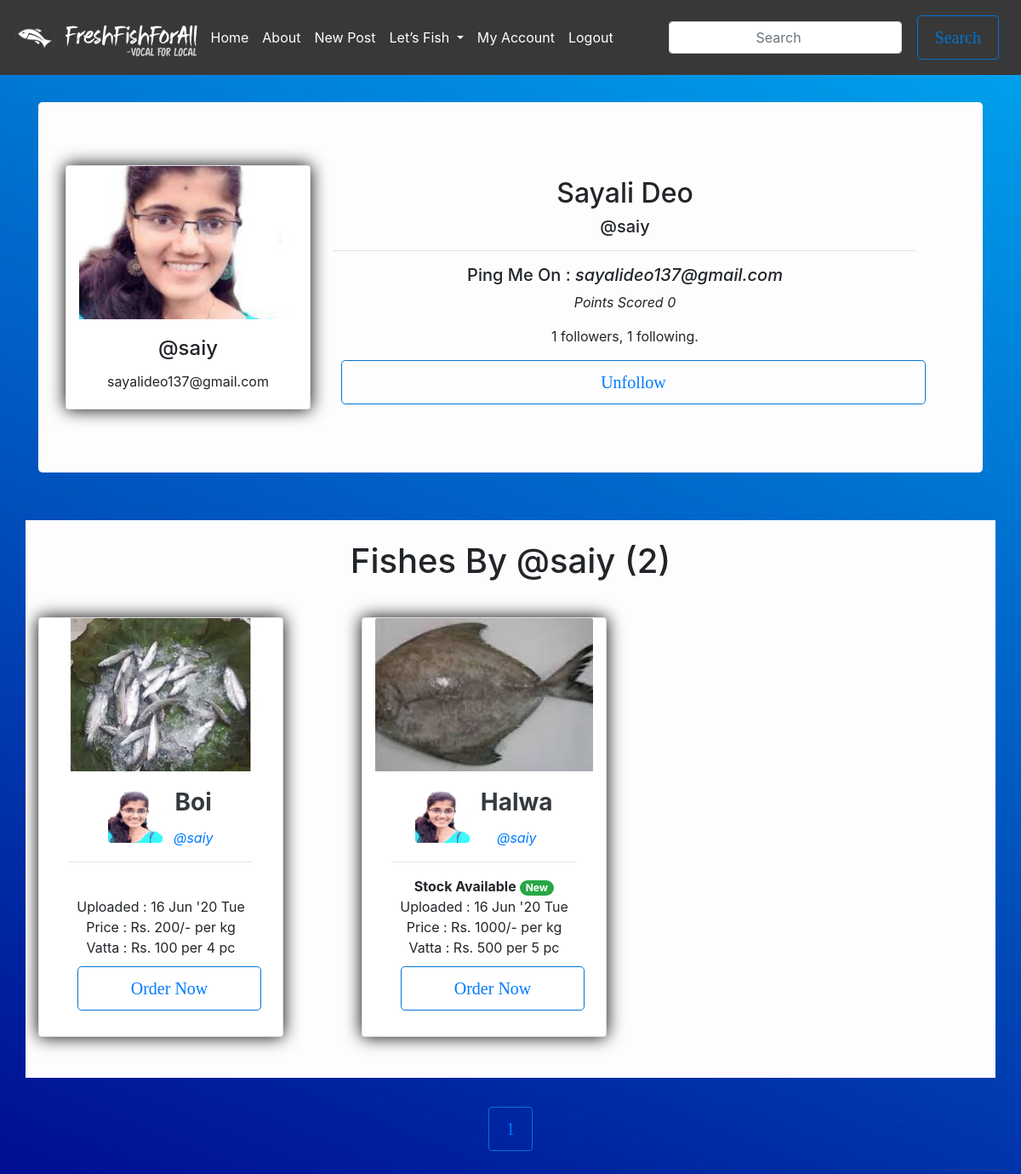
The page /user/saiy (signed in) on the database its author committed.
### flaskblog/models.py (models this page shows, shortened)
class User(db.Model, UserMixin):
    id            = db.Column(db.Integer, primary_key = True)
    username      = db.Column(db.String(20), unique=True, nullable=False)
    fullname      = db.Column(db.String(60))
    email         = db.Column(db.String(20), unique=True)
    address       = db.Column(db.String(120))
    image_file    = db.Column(db.String(20), nullable=False, default='default.jpg')
    password      = db.Column(db.String(60), nullable=False)
    points        = db.Column(db.Integer)
    posts         = db.relationship('Post', backref='post_author', lazy=True)
    fishes        = db.relationship('Fish', backref='fish_seller', lazy='dynamic')
    mycarousel    = db.relationship('Mycarousel', backref='author', lazy='dynamic')
    followed = db.relationship(
        'User', secondary=followers,
        primaryjoin=(followers.c.follower_id == id),
        secondaryjoin=(followers.c.followed_id == id),
        backref=db.backref('followers', lazy='dynamic'), lazy='dynamic')
    def is_following(self, user):
        return self.followed.filter(
            followers.c.followed_id == user.id).count() > 0

class Fish(db.Model):
    id          = db.Column(db.Integer, primary_key = True)
    name        = db.Column(db.String(20), nullable=False)
    upload_date = db.Column(db.DateTime, index=True, nullable=False, default=datetime.utcnow)
    image_file  = db.Column(db.String(20), nullable=False)
    price       = db.Column(db.Integer, nullable=False)
    unit        = db.Column(db.String(20), nullable=False) # kg,g
    size        = db.Column(db.String(20), nullable=False) #Small, Medium, Large
    pc_vatta    = db.Column(db.Integer)
    price_vatta = db.Column(db.Integer)
    isAvailable = db.Column(db.Boolean, nullable=False, default=False)
    orders      = db.relationship('Order', secondary=ords, backref=db.backref('fishes'), lazy='dynamic')
    seller_id   = db.Column(db.Integer, db.ForeignKey('user.id'), nullable=False)

### flaskblog/routes.py (the view)
@app.route('/user/<string:username>')
@login_required
def user_popup(username):
    form = EmptyForm()
    page = request.args.get('page', 1, type=int)
    user = User.query.filter_by(username=username).first_or_404()
    data = Fish.query.filter_by(fish_seller=user).order_by(Fish.upload_date.desc()).paginate(page=page, per_page=12)
    return render_template('user.html', user=user, form=form, data=data)

### flaskblog/forms.py
class EmptyForm(FlaskForm):
    submit = SubmitField('Submit')

### flaskblog/models.py (called while the page is built)
@login_manager.user_loader
def load_user(user_id):
    return User.query.get(int(user_id))

### flaskblog/templates/user.html (shortened to what this page needs)
{% extends "layout.html" %}
{% block content %}
<br><br>
<div class="container ">
  <div class="jumbotron bg">
    <div class="row">
      <div class="col-sm-3 col-md-3 col-lg-3" >
          <div class="card shadey" style="width: 18rem;">
              <img class="card-img-top" src="{{ url_for('static', filename='profile_pics/' + user.image_file) }}" alt="Myself">
              <div class="card-body">
                <h4 class="card-title">@{{ user.username }}</h4>
                <p class="card-text">{{ user.email }}</p>
              </div>
          </div>
      </div>
      <div class="col-sm-9 col-md-9 col-lg-9" >
        <div class="container">
          <div class="container">
            <div class="container">
              <br>
              <h2> {{ user.fullname }} </h2>
              <h5> @{{ user.username }}</h5>
              <hr>
              <h5>Ping Me On : <i> {{user.email}} </i></h5>
                  <p> <i> Points Scored {{ user.points }}</i> </p>
                  <p>{{ user.followers.count() }} followers, {{ user.followed.count() }} following.</p>
                  {% if user == current_user %}
                      <p><a href="{{ url_for('account') }}" class="btn btn-outline-primary btn-lg btn-block">Edit Profile</a></p>
                  {% else %}
                      <p>
                        <form action="{{ url_for('unfollow', username=user.username) }}" method="post">
                              {{ form.submit(value='Unfollow', class="btn btn-outline-primary btn-lg btn-block") }}
                       </form>
                      </p>
                  {% endif %}
            </div>
          </div>
        </div>
      </div>
    </div>
  </div>
</div>
<br>
<div class="container bg"><br>
    <h1>Fishes By @{{user.username}} ({{data.total}})</h1><br>
    <div class="row">
      {% for d in data.items %}
      <div class="col-lg-4">
        <div class="card shadey" style="width: 18rem;">
            <img class="card-img-top img-fluid" src="{{ url_for('static', filename='fish_pics/' + d.image_file) }}" alt="Card image cap" >
            <div class="card-body">
              <div style="display:inline-block; vertical-align:top " >
                <img src="{{ url_for('static', filename='profile_pics/' + d.fish_seller.image_file) }}" alt="64x64" class="mr-2 rounded" style="width: 64px; height: 64px;" data-holder-rendered="true">
              </div>
              <div style="display:inline-block">
                    <h3><strong class="d-block text-dark card-title">{{ d.name }}</strong></h3>
                <a href="{{ url_for('user_popup', username=user.username)}}"><i>@{{ d.fish_seller.username }}</i></a>
              </div>
              <hr>
              {% if d.isAvailable %}
                    <b>Stock Available <a href="#" class="badge badge-pill badge-success"> New</a></b> <br>
              {% else %}
                  <br>
              {% endif %}
              Uploaded : {{d.upload_date.strftime("%d") }} {{d.upload_date.strftime("%b") }} '{{ d.upload_date.strftime("%y")}} {{ d.upload_date.strftime("%a")}} <br>
              Price    : Rs. {{ d.price }}/- per {{ d.unit }} <br>
              Vatta    : Rs. {{d.price_vatta}} per {{d.pc_vatta}} pc <br>
              {% if current_user == d.fish_seller %}
                <br><br>
              {% else %}
                <a href="{{ url_for('new_order', buyername=current_user.username, sellername=d.fish_seller.username, fish=d.id)}}" class="btn btn-outline-primary btn-lg btn-block">Order Now</a>
              {% endif %}
            </div>
          </div><br>
      </div>
      {% endfor %}
    </div>
    <br>
</div>
<br>
{% for page_num in data.iter_pages(left_edge=1, right_edge=1, left_current=1, right_current=2) %}
      {% if page_num %}
        {% if data.page == page_num %}
          <a class='btn btn-outline-primary mb-4' href="{{url_for('all_fish', page=page_num)}}">{{page_num}}</a>
        {% else %}
          <a class='btn btn-outline-primary mb-4' href="{{url_for('all_fish', page=page_num)}}">{{page_num}}</a>
        {% endif %}
      {% endif %}
    {% endfor %}
{% endblock content %}

### flaskblog/static/main.css (style rules this page uses)
* { margin:0; padding:0; box-sizing: border-box; text-align: center; clear:left; }
body { justify-content: center; align-items: center; text-align: center; min-height: 100vh; clear:left; }
.card-img-top { width: 100%; height: 15vw; object-fit: cover; }
.shadey { margin-top: 10px; box-shadow: 0 0 20px black; padding:0 15px 0 15px; }
.bg { background-color: rgb(253, 253, 253) ; }
body { margin:0;height:2000px; }
.btn { border : 1px solid#0074d3; background: none; padding: 10px 20px; font-size: 20px; font-family: "montserrat"; cursor: pointer; margin: 10px; transition: 0.5s; position: relative; overflow:hidden; }
.btn::before { content:""; position: absolute; left: 0; width: 100%; height: 0%; background: #0074d3; z-index: -1; transition: 0.5s; }

### rows shown on the page
User: image_file (picture), username "saiy", email "sayalideo137@gmail.com", fullname "Sayali Deo", points "0"
Fish: image_file (picture), name "Boi", fish_seller.username "saiy", upload_date "16", upload_date "Jun", upload_date "20", upload_date "Tue", price "200", unit "kg", price_vatta "100", pc_vatta "4"
Fish: image_file (picture), name "Halwa", fish_seller.username "saiy", isAvailable "Stock Available", upload_date "16", upload_date "Jun", upload_date "20", upload_date "Tue", price "1000", unit "kg", price_vatta "500", pc_vatta "5"

### other values the page prints
{{ user.followers.count() }} "1"
{{ user.followed.count() }} "1"
{{ data.total }} "2"
{{ page_num }} "1"
